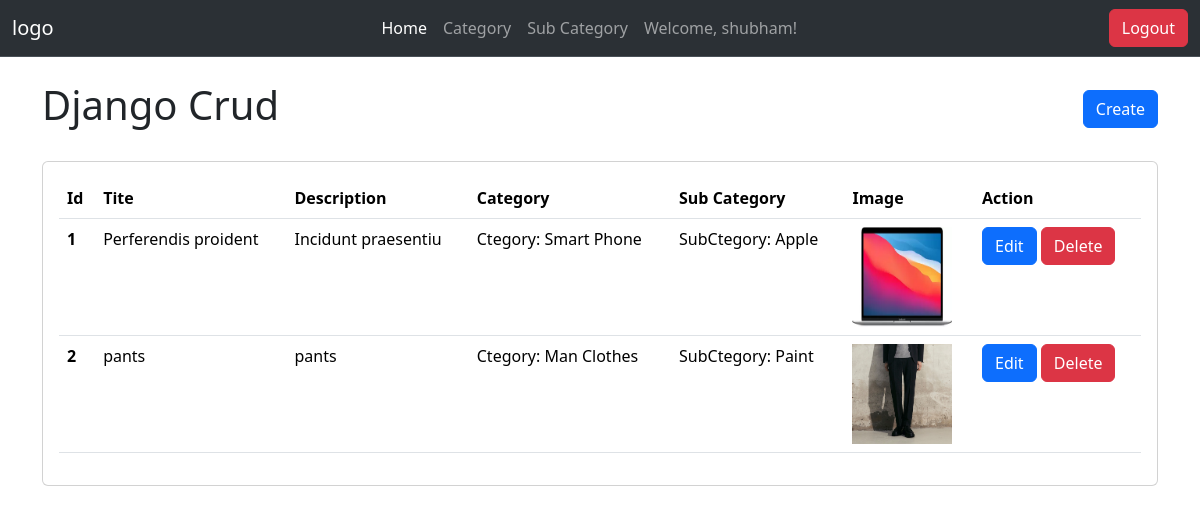
The app's page / (signed in) with its own data.
### app/models.py (models this page shows, shortened)
class Product(models.Model):
    cat = models.ForeignKey(Category, on_delete=models.CASCADE)
    subcat = models.ForeignKey(SubCategory, on_delete=models.CASCADE)
    title = models.CharField(max_length=200)
    discription = models.TextField(default='')
    image = models.ImageField( upload_to='productimg')

class Category(models.Model):
    cat_name = models.CharField(max_length=200)

class SubCategory(models.Model):
    subcat_name = models.CharField(max_length=200)
    cat = models.ForeignKey(Category, on_delete=models.CASCADE)

### app/views.py (the view)
# urls.py: path("", views.Home.as_view(), name="home"),
class Home(View):
    def get(self, request):
        data = Product.objects.all()
        return render(request, 'app/home.html',{'data':data})

### app/templates/app/home.html
{% extends "app/layout.html" %} {% block title %}Home Page{% endblock title %}
{% block main-contener %}
<div class="container">
    <div class="d-flex justify-content-between align-items-center my-4">
        <h1>Django Crud</h1>
        <a href="{% url "create" %}" class='btn btn-primary'>Create</a>
    </div>
  <div class="row d-flex justify-content-center mt-4">
    <div class="col">
      <div class="card">
        <div class="card-body border-1">
          <table class="table border-1">
            <thead>
              {% if request.user.is_authenticated %}
              <tr>
                <th scope="col">Id</th>
                <th scope="col">Tite</th>
                <th scope="col">Description</th>
                <th scope="col">Category</th>
                <th scope="col">Sub Category</th>
                <th scope="col">Image</th>
                <th scope="col">Action</th>
              </tr>
              {% endif %}
            </thead>
            <tbody>
              {% if request.user.is_authenticated %}
              {% for items in data %}
              <tr>
                <th scope="row">{{forloop.counter}}</th>
                <td >{{items.title}}</td>
                <td>{{items.discription}}</td>
                <td>Ctegory: {{items.cat.cat_name}}</td>
                <td>SubCtegory: {{items.subcat.subcat_name}}</td>
                <td><img src="{{items.image.url}}" width='100px' height='100px' alt="" srcset=""></td>
                <td>
                    <a href="edit/{{items.id}}" class='btn btn-primary' >Edit</a>
                    <a href="delete/{{items.id}}" class='btn btn-danger' >Delete</a>
                </td>
              </tr>
              {% endfor %}
              {% else %}
                  <div class='text-center'>
                      Please log in to see this content.
                  </div>
              {% endif %}
            </tbody>
          </table>
        </div>
      </div>
    </div>
  </div>
</div>
{% endblock main-contener %}

### app/templates/app/layout.html (shortened to what this page needs)
<!doctype html>
{% load static %}
<html lang="en">
  <head>
    <link rel="stylesheet" href="{% static 'app\css\bootstrap.min.css' %}"  >
  </head>
  <body>
    <nav class="navbar bg-dark border-bottom border-body navbar-expand-lg bg-body-tertiary" data-bs-theme="dark">
        <div class="container-fluid">
          <a class="navbar-brand" href="{% url "home" %}">logo</a>
          <div class="collapse navbar-collapse" id="navbarSupportedContent">
            <ul class="navbar-nav m-auto mb-2 mb-lg-0">
              <li class="nav-item">
                <a class="nav-link active" aria-current="page" href="{% url "home" %}">Home</a>
              </li>
              <li class="nav-item">
                <a class="nav-link" href="{% url "category" %}">Category</a>
              </li>
              <li class="nav-item">
                <a class="nav-link" href="{% url "subcategory" %}">Sub Category</a>
              </li>
              {% if request.user.is_authenticated %}
              <li class="nav-item">
                <a class="nav-link" href="{% url "home" %}">Welcome, {{ request.user.username }}!</a>
              </li>
              {% endif %}
            </ul>
            <div class="d-flex ">
              {% if request.user.is_authenticated %}
              <form action="/logout">
                <button class="btn btn-danger" type="submit">Logout</button>
              </form>
              {% else %}
              <a href="{% url "login" %}"  class="btn btn-primary">Login</a>&nbsp;&nbsp;
              <a href="{% url "registretion" %}"  class="btn btn-primary">Registe</a>&nbsp;&nbsp;
              {% endif %}
            </div>
          </div>
        </div>
      </nav>
      {% block main-contener %}{% endblock main-contener %}
  </body>
</html>

### records on screen
Product: title "Perferendis proident", discription "Incidunt praesentiu", cat.cat_name "Smart Phone", subcat.subcat_name "Apple", image (picture)
Product: title "pants", discription "pants", cat.cat_name "Man Clothes", subcat.subcat_name "Paint", image (picture)

### other values on screen
{{ request.user.username }} "shubham"
